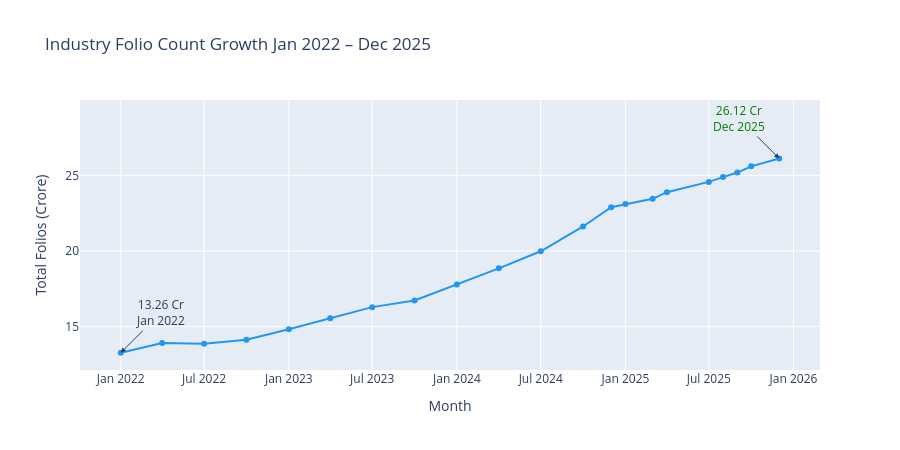

The cell this chart's notebook holds for it:
### Code cell
# Task 7 — Folio Count Growth

fig = px.line(
    folio,
    x='month',
    y='total_folios_crore',
    title='Industry Folio Count Growth Jan 2022 – Dec 2025',
    labels={'total_folios_crore': 'Total Folios (Crore)', 'month': 'Month'},
    markers=True
)

# Convert timestamps to strings for annotations
start_date = str(folio['month'].iloc[0].date())
end_date = str(folio['month'].iloc[-1].date())
start_val = folio['total_folios_crore'].iloc[0]
end_val = folio['total_folios_crore'].iloc[-1]

fig.add_annotation(x=start_date, y=start_val,
                   text=f"{start_val} Cr<br>Jan 2022",
                   showarrow=True, arrowhead=2, ax=40, ay=-40)

fig.add_annotation(x=end_date, y=end_val,
                   text=f"{end_val} Cr<br>Dec 2025",
                   showarrow=True, arrowhead=2, ax=-40, ay=-40,
                   font=dict(color='green'))

fig.update_traces(line_color='#2196F3')
fig.update_layout(height=450)
fig.show()

fig.write_image('../reports/charts/07_folio_growth.png')
print("✅ Chart 7 saved!")

### Figure 1 — Plotly figure (JSON) as saved in the notebook; plotly's stock layout.template omitted (floating-point values rounded to 4 significant figures)
{"data": [{"hovertemplate": "Month=%{x}<br>Total Folios (Crore)=%{y}<extra></extra>", "legendgroup": "", "line": {"color": "#2196F3", "dash": "solid"}, "marker": {"symbol": "circle"}, "mode": "lines+markers", "name": "", "orientation": "v", "showlegend": false, "type": "scatter", "x": ["2022-01-01T00:00:00", "2022-04-01T00:00:00", "2022-07-01T00:00:00", "2022-10-01T00:00:00", "2023-01-01T00:00:00", "2023-04-01T00:00:00", "2023-07-01T00:00:00", "2023-10-01T00:00:00", "2024-01-01T00:00:00", "2024-04-01T00:00:00", "2024-07-01T00:00:00", "2024-10-01T00:00:00", "2024-12-01T00:00:00", "2025-01-01T00:00:00", "2025-03-01T00:00:00", "2025-04-01T00:00:00", "2025-07-01T00:00:00", "2025-08-01T00:00:00", "2025-09-01T00:00:00", "2025-10-01T00:00:00", "2025-12-01T00:00:00"], "xaxis": "x", "y": [13.26, 13.91, 13.85, 14.12, 14.81, 15.54, 16.28, 16.72, 17.78, 18.85, 19.98, 21.62, 22.89, 23.1, 23.45, 23.89, 24.57, 24.89, 25.19, 25.6, 26.12], "yaxis": "y"}], "layout": {"annotations": [{"arrowhead": 2, "ax": 40, "ay": -40, "showarrow": true, "text": "13.26 Cr<br>Jan 2022", "x": "2022-01-01", "y": 13.26}, {"arrowhead": 2, "ax": -40, "ay": -40, "font": {"color": "green"}, "showarrow": true, "text": "26.12 Cr<br>Dec 2025", "x": "2025-12-01", "y": 26.12}], "height": 450, "legend": {"tracegroupgap": 0}, "title": {"text": "Industry Folio Count Growth Jan 2022 – Dec 2025"}, "xaxis": {"anchor": "y", "domain": [0, 1], "title": {"text": "Month"}}, "yaxis": {"anchor": "x", "domain": [0, 1], "title": {"text": "Total Folios (Crore)"}}}}
